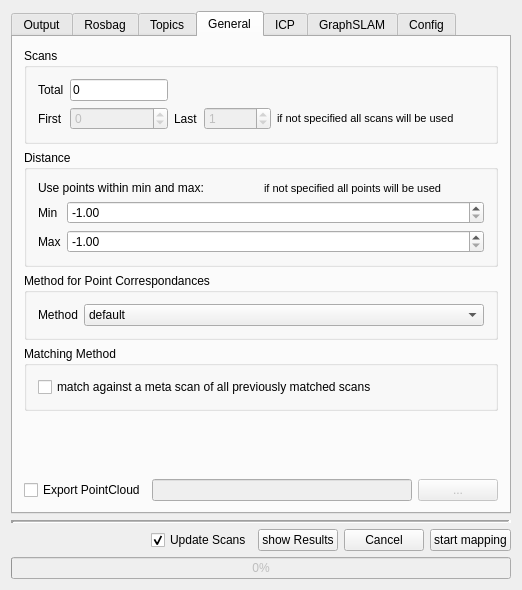
<?xml version="1.0" encoding="UTF-8"?>
<ui version="4.0">
 <class>Mapping</class>
 <widget class="QMainWindow" name="Mapping">
  <property name="geometry">
   <rect>
    <x>0</x>
    <y>0</y>
    <width>522</width>
    <height>590</height>
   </rect>
  </property>
  <property name="windowTitle">
   <string>Mapping</string>
  </property>
  <widget class="QWidget" name="centralWidget">
   <layout class="QGridLayout" name="gridLayout_3">
    <item row="0" column="1">
     <layout class="QVBoxLayout" name="vl_settings">
      <item>
       <widget class="QTabWidget" name="tb_settings">
        <property name="enabled">
         <bool>true</bool>
        </property>
        <property name="currentIndex">
         <number>3</number>
        </property>
        <widget class="QWidget" name="tab_output">
         <attribute name="title">
          <string>Output</string>
         </attribute>
         <layout class="QVBoxLayout" name="verticalLayout_2">
          <item>
           <layout class="QGridLayout" name="gl_output">
            <item row="1" column="0">
             <widget class="QLineEdit" name="le_output">
              <property name="readOnly">
               <bool>true</bool>
              </property>
             </widget>
            </item>
            <item row="0" column="0">
             <widget class="QLabel" name="l_output">
              <property name="text">
               <string>directory for any output files</string>
              </property>
             </widget>
            </item>
            <item row="1" column="1">
             <widget class="QPushButton" name="pb_output">
              <property name="text">
               <string>...</string>
              </property>
             </widget>
            </item>
           </layout>
          </item>
          <item>
           <spacer name="vs">
            <property name="orientation">
             <enum>Qt::Vertical</enum>
            </property>
            <property name="sizeHint" stdset="0">
             <size>
              <width>20</width>
              <height>40</height>
             </size>
            </property>
           </spacer>
          </item>
         </layout>
        </widget>
        <widget class="QWidget" name="tab_rosbag">
         <attribute name="title">
          <string>Rosbag</string>
         </attribute>
         <layout class="QVBoxLayout" name="verticalLayout">
          <item>
           <layout class="QGridLayout" name="gl_rosbag">
            <item row="1" column="0">
             <widget class="QLineEdit" name="le_filePath">
              <property name="readOnly">
               <bool>true</bool>
              </property>
             </widget>
            </item>
            <item row="1" column="1">
             <widget class="QPushButton" name="pb_fileDialog">
              <property name="text">
               <string>...</string>
              </property>
             </widget>
            </item>
           </layout>
          </item>
          <item>
           <layout class="QGridLayout" name="gl_rosbag2">
            <item row="2" column="0">
             <widget class="QLabel" name="l_units">
              <property name="text">
               <string>Units</string>
              </property>
             </widget>
            </item>
            <item row="2" column="2">
             <widget class="QRadioButton" name="rb_centimeter">
              <property name="text">
               <string>cm</string>
              </property>
              <property name="checked">
               <bool>true</bool>
              </property>
              <attribute name="buttonGroup">
               <string notr="true">bg_units</string>
              </attribute>
             </widget>
            </item>
            <item row="1" column="1">
             <widget class="QRadioButton" name="rb_lefthanded">
              <property name="text">
               <string>left-handed</string>
              </property>
              <attribute name="buttonGroup">
               <string notr="true">bg_coordinates</string>
              </attribute>
             </widget>
            </item>
            <item row="1" column="0">
             <widget class="QLabel" name="l_coordinates">
              <property name="text">
               <string>Coordinates</string>
              </property>
             </widget>
            </item>
            <item row="1" column="2">
             <widget class="QRadioButton" name="rb_righthanded">
              <property name="text">
               <string>right-handed</string>
              </property>
              <property name="checked">
               <bool>true</bool>
              </property>
              <attribute name="buttonGroup">
               <string notr="true">bg_coordinates</string>
              </attribute>
             </widget>
            </item>
            <item row="2" column="1">
             <widget class="QRadioButton" name="rb_meter">
              <property name="text">
               <string>m</string>
              </property>
              <attribute name="buttonGroup">
               <string notr="true">bg_units</string>
              </attribute>
             </widget>
            </item>
           </layout>
          </item>
          <item>
           <spacer name="vs1">
            <property name="orientation">
             <enum>Qt::Vertical</enum>
            </property>
            <property name="sizeHint" stdset="0">
             <size>
              <width>20</width>
              <height>40</height>
             </size>
            </property>
           </spacer>
          </item>
         </layout>
        </widget>
        <widget class="QWidget" name="tab_topics">
         <attribute name="title">
          <string>Topics</string>
         </attribute>
         <layout class="QGridLayout" name="gridLayout_4">
          <item row="3" column="0">
           <widget class="QLabel" name="l_gps">
            <property name="text">
             <string>gps</string>
            </property>
           </widget>
          </item>
          <item row="1" column="2">
           <widget class="QLineEdit" name="le_scan">
            <property name="text">
             <string/>
            </property>
            <property name="placeholderText">
             <string>/scan</string>
            </property>
           </widget>
          </item>
          <item row="2" column="2">
           <widget class="QLineEdit" name="le_odom">
            <property name="placeholderText">
             <string>/odom</string>
            </property>
           </widget>
          </item>
          <item row="2" column="3">
           <widget class="QLineEdit" name="le_odom_type">
            <property name="text">
             <string/>
            </property>
            <property name="placeholderText">
             <string>nav_msgs/Odometry</string>
            </property>
           </widget>
          </item>
          <item row="0" column="3">
           <widget class="QLabel" name="l_type">
            <property name="text">
             <string>type</string>
            </property>
           </widget>
          </item>
          <item row="3" column="3">
           <widget class="QLineEdit" name="le_gps_type">
            <property name="placeholderText">
             <string>gps_type</string>
            </property>
           </widget>
          </item>
          <item row="1" column="0">
           <widget class="QLabel" name="l_scan">
            <property name="text">
             <string>laser sensor</string>
            </property>
           </widget>
          </item>
          <item row="0" column="2">
           <widget class="QLabel" name="l_name">
            <property name="text">
             <string>name</string>
            </property>
           </widget>
          </item>
          <item row="2" column="0">
           <widget class="QLabel" name="l_odom">
            <property name="text">
             <string>odom</string>
            </property>
           </widget>
          </item>
          <item row="3" column="2">
           <widget class="QLineEdit" name="le_gps">
            <property name="text">
             <string/>
            </property>
            <property name="placeholderText">
             <string>/gps</string>
            </property>
           </widget>
          </item>
          <item row="1" column="3">
           <widget class="QLineEdit" name="le_scan_type">
            <property name="placeholderText">
             <string>sensor_msgs/LaserScan</string>
            </property>
           </widget>
          </item>
          <item row="4" column="2">
           <spacer name="vs2">
            <property name="orientation">
             <enum>Qt::Vertical</enum>
            </property>
            <property name="sizeHint" stdset="0">
             <size>
              <width>20</width>
              <height>40</height>
             </size>
            </property>
           </spacer>
          </item>
         </layout>
        </widget>
        <widget class="QWidget" name="tab_general">
         <attribute name="title">
          <string>General</string>
         </attribute>
         <layout class="QVBoxLayout" name="verticalLayout_5">
          <item>
           <widget class="QGroupBox" name="gb_scans">
            <property name="title">
             <string>Scans</string>
            </property>
            <layout class="QGridLayout" name="gridLayout_2">
             <item row="1" column="4">
              <widget class="QSpinBox" name="sb_last">
               <property name="enabled">
                <bool>false</bool>
               </property>
               <property name="minimum">
                <number>-1</number>
               </property>
               <property name="maximum">
                <number>1000000</number>
               </property>
               <property name="value">
                <number>1</number>
               </property>
              </widget>
             </item>
             <item row="1" column="0">
              <widget class="QLabel" name="l_first">
               <property name="text">
                <string>First</string>
               </property>
              </widget>
             </item>
             <item row="0" column="0">
              <widget class="QLabel" name="l_total">
               <property name="text">
                <string>Total</string>
               </property>
              </widget>
             </item>
             <item row="1" column="3">
              <widget class="QLabel" name="l_last">
               <property name="text">
                <string>Last</string>
               </property>
              </widget>
             </item>
             <item row="1" column="1">
              <widget class="QSpinBox" name="sb_first">
               <property name="enabled">
                <bool>false</bool>
               </property>
               <property name="minimum">
                <number>-1</number>
               </property>
               <property name="maximum">
                <number>1000000</number>
               </property>
               <property name="value">
                <number>0</number>
               </property>
              </widget>
             </item>
             <item row="1" column="6">
              <spacer name="hs">
               <property name="orientation">
                <enum>Qt::Horizontal</enum>
               </property>
               <property name="sizeHint" stdset="0">
                <size>
                 <width>40</width>
                 <height>20</height>
                </size>
               </property>
              </spacer>
             </item>
             <item row="1" column="5">
              <widget class="QLabel" name="l_scans_info">
               <property name="font">
                <font>
                 <pointsize>8</pointsize>
                </font>
               </property>
               <property name="text">
                <string>if not specified all scans will be used</string>
               </property>
              </widget>
             </item>
             <item row="0" column="1">
              <widget class="QLineEdit" name="le_total">
               <property name="text">
                <string>0</string>
               </property>
               <property name="readOnly">
                <bool>false</bool>
               </property>
              </widget>
             </item>
            </layout>
           </widget>
          </item>
          <item>
           <widget class="QGroupBox" name="gb_distance">
            <property name="title">
             <string>Distance </string>
            </property>
            <layout class="QVBoxLayout" name="verticalLayout_6">
             <item>
              <layout class="QHBoxLayout" name="hl_distance">
               <item>
                <widget class="QLabel" name="l_distance">
                 <property name="text">
                  <string>Use points within min and max:</string>
                 </property>
                </widget>
               </item>
               <item>
                <widget class="QLabel" name="l_distance_info">
                 <property name="font">
                  <font>
                   <pointsize>8</pointsize>
                  </font>
                 </property>
                 <property name="text">
                  <string>if not specified all points will be used</string>
                 </property>
                </widget>
               </item>
              </layout>
             </item>
             <item>
              <layout class="QFormLayout" name="fl_distance">
               <item row="0" column="0">
                <widget class="QLabel" name="l_min">
                 <property name="text">
                  <string>Min</string>
                 </property>
                </widget>
               </item>
               <item row="0" column="1">
                <widget class="QDoubleSpinBox" name="dsb_min">
                 <property name="minimum">
                  <double>-1.000000000000000</double>
                 </property>
                 <property name="maximum">
                  <double>10000000.000000000000000</double>
                 </property>
                 <property name="value">
                  <double>-1.000000000000000</double>
                 </property>
                </widget>
               </item>
               <item row="1" column="0">
                <widget class="QLabel" name="l_max">
                 <property name="text">
                  <string>Max</string>
                 </property>
                </widget>
               </item>
               <item row="1" column="1">
                <widget class="QDoubleSpinBox" name="dsb_max">
                 <property name="minimum">
                  <double>-1.000000000000000</double>
                 </property>
                 <property name="maximum">
                  <double>1000000.000000000000000</double>
                 </property>
                 <property name="value">
                  <double>-1.000000000000000</double>
                 </property>
                </widget>
               </item>
              </layout>
             </item>
            </layout>
           </widget>
          </item>
          <item>
           <widget class="QGroupBox" name="gb_correspondances">
            <property name="title">
             <string>Method for Point Correspondances</string>
            </property>
            <layout class="QFormLayout" name="formLayout_5">
             <item row="0" column="0">
              <widget class="QLabel" name="l_correspondances">
               <property name="text">
                <string>Method</string>
               </property>
              </widget>
             </item>
             <item row="0" column="1">
              <widget class="QComboBox" name="cb_correspondances">
               <item>
                <property name="text">
                 <string>default</string>
                </property>
               </item>
               <item>
                <property name="text">
                 <string>closest along normal</string>
                </property>
               </item>
               <item>
                <property name="text">
                 <string>closest point-to-plane distance</string>
                </property>
               </item>
              </widget>
             </item>
            </layout>
           </widget>
          </item>
          <item>
           <widget class="QGroupBox" name="gb_matching">
            <property name="title">
             <string>Matching Method</string>
            </property>
            <layout class="QGridLayout" name="gridLayout">
             <item row="0" column="0">
              <widget class="QCheckBox" name="cb_metascan">
               <property name="text">
                <string>match against a meta scan of all previously matched scans</string>
               </property>
              </widget>
             </item>
            </layout>
           </widget>
          </item>
          <item>
           <spacer name="vs5">
            <property name="orientation">
             <enum>Qt::Vertical</enum>
            </property>
            <property name="sizeHint" stdset="0">
             <size>
              <width>20</width>
              <height>40</height>
             </size>
            </property>
           </spacer>
          </item>
          <item>
           <layout class="QGridLayout" name="gl_export">
            <item row="2" column="1">
             <widget class="QLineEdit" name="le_export">
              <property name="enabled">
               <bool>false</bool>
              </property>
              <property name="readOnly">
               <bool>true</bool>
              </property>
             </widget>
            </item>
            <item row="2" column="0">
             <widget class="QCheckBox" name="cb_export">
              <property name="text">
               <string>Export PointCloud</string>
              </property>
             </widget>
            </item>
            <item row="2" column="2">
             <widget class="QPushButton" name="pb_export">
              <property name="enabled">
               <bool>false</bool>
              </property>
              <property name="text">
               <string>...</string>
              </property>
             </widget>
            </item>
           </layout>
          </item>
         </layout>
        </widget>
        <widget class="QWidget" name="tab_icp">
         <attribute name="title">
          <string>ICP</string>
         </attribute>
         <layout class="QVBoxLayout" name="verticalLayout_3">
          <item>
           <widget class="QGroupBox" name="gb_icp_minimization">
            <property name="title">
             <string>ICP Minimization</string>
            </property>
            <layout class="QFormLayout" name="formLayout_2">
             <item row="0" column="0">
              <widget class="QLabel" name="l_icp_minimization">
               <property name="text">
                <string>Algorithm</string>
               </property>
              </widget>
             </item>
             <item row="0" column="1">
              <widget class="QComboBox" name="cb_icp_minimization">
               <property name="currentText">
                <string/>
               </property>
              </widget>
             </item>
             <item row="1" column="0">
              <widget class="QLabel" name="l_icp_iterations">
               <property name="text">
                <string>Max Iterations</string>
               </property>
              </widget>
             </item>
             <item row="1" column="1">
              <widget class="QSpinBox" name="sb_icp_iterations">
               <property name="layoutDirection">
                <enum>Qt::LeftToRight</enum>
               </property>
               <property name="alignment">
                <set>Qt::AlignLeading|Qt::AlignLeft|Qt::AlignVCenter</set>
               </property>
               <property name="maximum">
                <number>1000</number>
               </property>
               <property name="value">
                <number>50</number>
               </property>
              </widget>
             </item>
             <item row="2" column="0">
              <widget class="QLabel" name="l_icp_epsilon">
               <property name="text">
                <string>Epsilon</string>
               </property>
              </widget>
             </item>
             <item row="2" column="1">
              <widget class="QDoubleSpinBox" name="dsb_icp_epsilon">
               <property name="decimals">
                <number>16</number>
               </property>
               <property name="minimum">
                <double>0.000000000000000</double>
               </property>
               <property name="singleStep">
                <double>0.000001000000000</double>
               </property>
               <property name="value">
                <double>0.000010000000000</double>
               </property>
              </widget>
             </item>
            </layout>
           </widget>
          </item>
          <item>
           <widget class="QGroupBox" name="gb_nn">
            <property name="title">
             <string>Nearest Neighbor</string>
            </property>
            <layout class="QFormLayout" name="formLayout_3">
             <item row="0" column="0">
              <widget class="QLabel" name="l_nn">
               <property name="text">
                <string>Algorithm</string>
               </property>
              </widget>
             </item>
             <item row="0" column="1">
              <widget class="QComboBox" name="cb_nn"/>
             </item>
             <item row="1" column="0">
              <widget class="QLabel" name="l_nn_p2p_distance">
               <property name="text">
                <string>Max P2P Distance</string>
               </property>
              </widget>
             </item>
             <item row="1" column="1">
              <widget class="QDoubleSpinBox" name="dsb_nn_p2p_distance">
               <property name="decimals">
                <number>4</number>
               </property>
               <property name="maximum">
                <double>10000000.000000000000000</double>
               </property>
               <property name="value">
                <double>25.000000000000000</double>
               </property>
              </widget>
             </item>
            </layout>
           </widget>
          </item>
          <item>
           <spacer name="vs3">
            <property name="orientation">
             <enum>Qt::Vertical</enum>
            </property>
            <property name="sizeHint" stdset="0">
             <size>
              <width>20</width>
              <height>40</height>
             </size>
            </property>
           </spacer>
          </item>
         </layout>
        </widget>
        <widget class="QWidget" name="tab_graphslam">
         <attribute name="title">
          <string>GraphSLAM</string>
         </attribute>
         <layout class="QVBoxLayout" name="verticalLayout_4">
          <item>
           <widget class="QGroupBox" name="gb_closing_loop">
            <property name="title">
             <string>Closing Loop</string>
            </property>
            <layout class="QFormLayout" name="formLayout">
             <item row="0" column="0">
              <widget class="QLabel" name="l_closing_loop">
               <property name="text">
                <string>Algorithm</string>
               </property>
              </widget>
             </item>
             <item row="0" column="1">
              <widget class="QComboBox" name="cb_closing_loop">
               <property name="currentText">
                <string/>
               </property>
              </widget>
             </item>
             <item row="1" column="0">
              <widget class="QLabel" name="l_loop_size">
               <property name="text">
                <string>Loop Size</string>
               </property>
              </widget>
             </item>
             <item row="2" column="0">
              <widget class="QLabel" name="l_cl_max_distance">
               <property name="text">
                <string>Max Distance</string>
               </property>
              </widget>
             </item>
             <item row="3" column="0">
              <widget class="QLabel" name="l_cl_min_overlap">
               <property name="text">
                <string>Min Overlap   (in Points)</string>
               </property>
              </widget>
             </item>
             <item row="3" column="1">
              <widget class="QSpinBox" name="sb_cl_min_overlap">
               <property name="minimum">
                <number>-1</number>
               </property>
               <property name="maximum">
                <number>1000000000</number>
               </property>
               <property name="value">
                <number>-1</number>
               </property>
              </widget>
             </item>
             <item row="2" column="1">
              <widget class="QSpinBox" name="sb_cl_max_distance">
               <property name="maximum">
                <number>10000000</number>
               </property>
               <property name="value">
                <number>500</number>
               </property>
              </widget>
             </item>
             <item row="1" column="1">
              <widget class="QSpinBox" name="sb_loop_size">
               <property name="maximum">
                <number>1000000000</number>
               </property>
               <property name="value">
                <number>20</number>
               </property>
              </widget>
             </item>
             <item row="5" column="0">
              <widget class="QLabel" name="l_cl_p2p_distance">
               <property name="text">
                <string>Max P2P Distance</string>
               </property>
              </widget>
             </item>
             <item row="6" column="0">
              <widget class="QLabel" name="l_cl_iterations">
               <property name="text">
                <string>Max Iterations</string>
               </property>
              </widget>
             </item>
             <item row="6" column="1">
              <widget class="QSpinBox" name="sb_cl_iterations">
               <property name="maximum">
                <number>1000000</number>
               </property>
               <property name="value">
                <number>100</number>
               </property>
              </widget>
             </item>
             <item row="5" column="1">
              <widget class="QDoubleSpinBox" name="dsb_cl_p2p_distance">
               <property name="decimals">
                <number>4</number>
               </property>
               <property name="maximum">
                <double>1000000.000000000000000</double>
               </property>
               <property name="value">
                <double>700.000000000000000</double>
               </property>
              </widget>
             </item>
             <item row="4" column="1">
              <widget class="QLabel" name="l_cl_min_overlap_info">
               <property name="font">
                <font>
                 <pointsize>8</pointsize>
                </font>
               </property>
               <property name="text">
                <string>if not specified max distance will be used</string>
               </property>
              </widget>
             </item>
            </layout>
           </widget>
          </item>
          <item>
           <widget class="QGroupBox" name="gb_graphslam">
            <property name="title">
             <string>GraphSLAM Minimization</string>
            </property>
            <layout class="QFormLayout" name="formLayout_4">
             <item row="0" column="1">
              <widget class="QComboBox" name="cb_graphslam"/>
             </item>
             <item row="0" column="0">
              <widget class="QLabel" name="l_graphslam">
               <property name="text">
                <string>Algorithm</string>
               </property>
              </widget>
             </item>
             <item row="1" column="0">
              <widget class="QLabel" name="l_slam_iterations">
               <property name="text">
                <string>Max Iterations</string>
               </property>
              </widget>
             </item>
             <item row="1" column="1">
              <widget class="QSpinBox" name="sb_slam_iterations">
               <property name="minimum">
                <number>-1</number>
               </property>
               <property name="maximum">
                <number>1000</number>
               </property>
               <property name="value">
                <number>50</number>
               </property>
              </widget>
             </item>
             <item row="3" column="0">
              <widget class="QLabel" name="l_graph_p2p_distance">
               <property name="text">
                <string>Max P2P Distance</string>
               </property>
              </widget>
             </item>
             <item row="2" column="0">
              <widget class="QLabel" name="l_graph_epsilon">
               <property name="text">
                <string>Epsilon</string>
               </property>
              </widget>
             </item>
             <item row="2" column="1">
              <widget class="QDoubleSpinBox" name="dsb_graph_epsilon">
               <property name="decimals">
                <number>4</number>
               </property>
               <property name="singleStep">
                <double>0.100000000000000</double>
               </property>
               <property name="value">
                <double>0.500000000000000</double>
               </property>
              </widget>
             </item>
             <item row="3" column="1">
              <widget class="QDoubleSpinBox" name="dsb_graph_p2p_distance">
               <property name="decimals">
                <number>4</number>
               </property>
               <property name="maximum">
                <double>1000000.000000000000000</double>
               </property>
               <property name="value">
                <double>25.000000000000000</double>
               </property>
              </widget>
             </item>
            </layout>
           </widget>
          </item>
          <item>
           <spacer name="vs4">
            <property name="orientation">
             <enum>Qt::Vertical</enum>
            </property>
            <property name="sizeHint" stdset="0">
             <size>
              <width>20</width>
              <height>40</height>
             </size>
            </property>
           </spacer>
          </item>
         </layout>
        </widget>
        <widget class="QWidget" name="tab_config">
         <attribute name="title">
          <string>Config</string>
         </attribute>
         <layout class="QVBoxLayout" name="verticalLayout_7">
          <item>
           <widget class="QGroupBox" name="gb_config">
            <property name="title">
             <string>Configurations</string>
            </property>
            <layout class="QGridLayout" name="gridLayout_5">
             <item row="1" column="0">
              <widget class="QPushButton" name="pb_load_config">
               <property name="text">
                <string>load</string>
               </property>
              </widget>
             </item>
             <item row="0" column="0">
              <widget class="QPushButton" name="pb_save_config">
               <property name="text">
                <string>save</string>
               </property>
              </widget>
             </item>
             <item row="0" column="1">
              <spacer name="hs3">
               <property name="orientation">
                <enum>Qt::Horizontal</enum>
               </property>
               <property name="sizeHint" stdset="0">
                <size>
                 <width>40</width>
                 <height>20</height>
                </size>
               </property>
              </spacer>
             </item>
            </layout>
           </widget>
          </item>
          <item>
           <spacer name="vs6">
            <property name="orientation">
             <enum>Qt::Vertical</enum>
            </property>
            <property name="sizeHint" stdset="0">
             <size>
              <width>20</width>
              <height>40</height>
             </size>
            </property>
           </spacer>
          </item>
         </layout>
        </widget>
       </widget>
      </item>
      <item>
       <widget class="Line" name="line">
        <property name="frameShadow">
         <enum>QFrame::Sunken</enum>
        </property>
        <property name="lineWidth">
         <number>3</number>
        </property>
        <property name="midLineWidth">
         <number>1</number>
        </property>
        <property name="orientation">
         <enum>Qt::Horizontal</enum>
        </property>
       </widget>
      </item>
      <item>
       <layout class="QHBoxLayout" name="hl_start">
        <item>
         <spacer name="hs2">
          <property name="orientation">
           <enum>Qt::Horizontal</enum>
          </property>
          <property name="sizeHint" stdset="0">
           <size>
            <width>40</width>
            <height>20</height>
           </size>
          </property>
         </spacer>
        </item>
        <item>
         <widget class="QCheckBox" name="cb_update_scans">
          <property name="text">
           <string>Update Scans</string>
          </property>
          <property name="checked">
           <bool>true</bool>
          </property>
         </widget>
        </item>
        <item>
         <widget class="QPushButton" name="pb_show">
          <property name="text">
           <string>show Results</string>
          </property>
         </widget>
        </item>
        <item>
         <widget class="QPushButton" name="pb_cancel">
          <property name="text">
           <string>Cancel</string>
          </property>
         </widget>
        </item>
        <item>
         <widget class="QPushButton" name="pb_start">
          <property name="text">
           <string>start mapping</string>
          </property>
         </widget>
        </item>
       </layout>
      </item>
      <item>
       <widget class="QProgressBar" name="pb_progress">
        <property name="enabled">
         <bool>false</bool>
        </property>
        <property name="value">
         <number>0</number>
        </property>
        <property name="textVisible">
         <bool>true</bool>
        </property>
       </widget>
      </item>
     </layout>
    </item>
   </layout>
  </widget>
 </widget>
 <layoutdefault spacing="6" margin="11"/>
 <resources/>
 <connections/>
 <buttongroups>
  <buttongroup name="bg_coordinates"/>
  <buttongroup name="bg_units"/>
 </buttongroups>
</ui>
